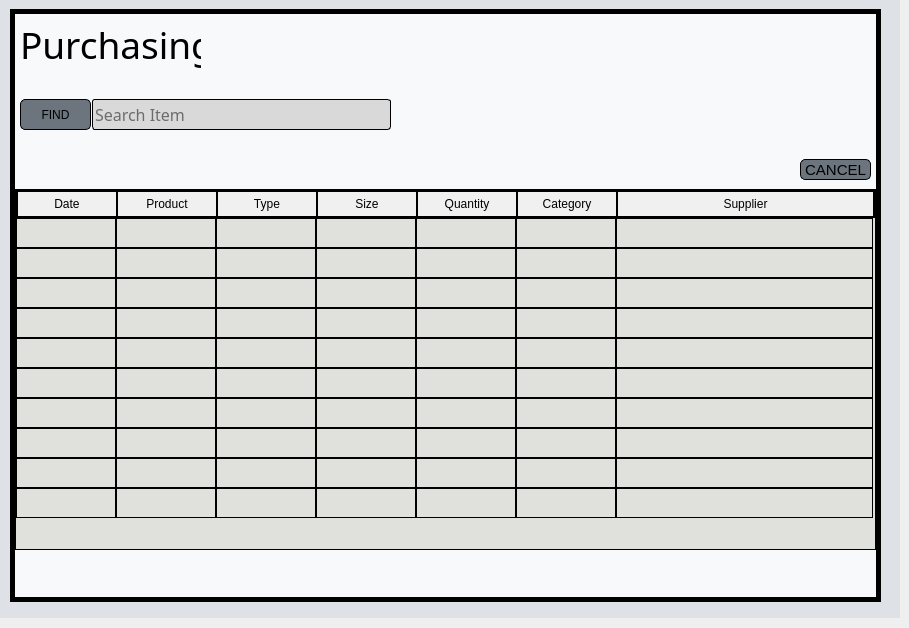
     <widget class="QWidget" name="purchasingAddStackedWidget">
      <widget class="QWidget" name="widget_28" native="true">
       <property name="geometry">
        <rect>
         <x>0</x>
         <y>-1</y>
         <width>900</width>
         <height>619</height>
        </rect>
       </property>
       <property name="styleSheet">
        <string notr="true">background-color: rgb(222, 226, 230);</string>
       </property>
       <widget class="QWidget" name="widget_29" native="true">
        <property name="geometry">
         <rect>
          <x>10</x>
          <y>10</y>
          <width>871</width>
          <height>593</height>
         </rect>
        </property>
        <property name="font">
         <font>
          <pointsize>12</pointsize>
         </font>
        </property>
        <property name="styleSheet">
         <string notr="true">background-color: rgb(248, 249, 250);
border:5px solid  ;</string>
        </property>
        <widget class="QLabel" name="dashboardLabel_31">
         <property name="geometry">
          <rect>
           <x>10</x>
           <y>10</y>
           <width>181</width>
           <height>51</height>
          </rect>
         </property>
         <property name="font">
          <font>
           <family>Segoe UI Light</family>
           <pointsize>28</pointsize>
          </font>
         </property>
         <property name="styleSheet">
          <string notr="true">border:none;</string>
         </property>
         <property name="text">
          <string>Purchasing</string>
         </property>
        </widget>
        <widget class="QTableWidget" name="addpurchaseTableWidget">
         <property name="enabled">
          <bool>true</bool>
         </property>
         <property name="geometry">
          <rect>
           <x>5</x>
           <y>180</y>
           <width>861</width>
           <height>361</height>
          </rect>
         </property>
         <property name="font">
          <font>
           <pointsize>11</pointsize>
          </font>
         </property>
         <property name="cursor" stdset="0">
          <cursorShape>PointingHandCursor</cursorShape>
         </property>
         <property name="focusPolicy">
          <enum>Qt::NoFocus</enum>
         </property>
         <property name="styleSheet">
          <string notr="true">QWidget{
border: 1px solid black;
background-color: #e0e1dd;

}
/* QTableWidget items (cells) */
QTableWidget::item {
    border:1px solid black;
}

/* QTableWidget headers */
QHeaderView::section {
    border: 1px solid black;
    background: rgb(240, 240, 240); /* Optional: Header background color */
    padding: 4px;
}

/* Vertical scrollbar */
QScrollBar:vertical {
    border: 2px solid black;
    background: rgb(52, 58, 64); /* Scrollbar background color */
    width: 13px;
    margin: 0px 0px 0px 0px;
}

QScrollBar::handle:vertical {
    background: #000000; /* Scrollbar handle color */
    border: 1px solid white;
    border-radius: 4px;
    min-height: 15px;
}

QScrollBar::add-line:vertical {
    background: #000000; /* Down button color */
    height: 20px;
    subcontrol-position: bottom;
    subcontrol-origin: margin;
}

QScrollBar::sub-line:vertical {
    background: #000000; /* Up button color */
    height: 20px;
    subcontrol-position: top;
    subcontrol-origin: margin;
}

QScrollBar::up-arrow:vertical, QScrollBar::down-arrow:vertical {
    border: 1px solid grey;
    width: 5px;
    height: 5px;
    background: white;
}

QScrollBar::add-page:vertical, QScrollBar::sub-page:vertical {
    background: none;
}

/* Horizontal scrollbar */
QScrollBar:horizontal {
    border: 2px solid black;
    background: rgb(52, 58, 64); /* Scrollbar background color */
    height: 13px;
    margin: 0px 0px 0px 0px;
}

QScrollBar::handle:horizontal {
    background: #000000; /* Scrollbar handle color */
    border: 1px solid white;
    border-radius: 4px;
    min-width: 20px;
}

QScrollBar::add-line:horizontal {
    background: #000000; /* Right button color */
    width: 20px;
    subcontrol-position: right;
    subcontrol-origin: margin;
}

QScrollBar::sub-line:horizontal {
    background: #000000; /* Left button color */
    width: 20px;
    subcontrol-position: left;
    subcontrol-origin: margin;
}

QScrollBar::left-arrow:horizontal, QScrollBar::right-arrow:horizontal {
    border: 1px solid grey;
    width: 3px;
    height: 3px;
    background: white;
}

QScrollBar::add-page:horizontal, QScrollBar::sub-page:horizontal {
    background: none;
}

</string>
         </property>
         <property name="editTriggers">
          <set>QAbstractItemView::DoubleClicked|QAbstractItemView::SelectedClicked</set>
         </property>
         <property name="tabKeyNavigation">
          <bool>false</bool>
         </property>
         <property name="showDropIndicator" stdset="0">
          <bool>false</bool>
         </property>
         <property name="dragDropOverwriteMode">
          <bool>false</bool>
         </property>
         <property name="selectionMode">
          <enum>QAbstractItemView::NoSelection</enum>
         </property>
         <property name="selectionBehavior">
          <enum>QAbstractItemView::SelectRows</enum>
         </property>
         <property name="verticalScrollMode">
          <enum>QAbstractItemView::ScrollPerItem</enum>
         </property>
         <property name="horizontalScrollMode">
          <enum>QAbstractItemView::ScrollPerPixel</enum>
         </property>
         <property name="showGrid">
          <bool>false</bool>
         </property>
         <property name="rowCount">
          <number>10</number>
         </property>
         <attribute name="horizontalHeaderShowSortIndicator" stdset="0">
          <bool>true</bool>
         </attribute>
         <attribute name="horizontalHeaderStretchLastSection">
          <bool>true</bool>
         </attribute>
         <attribute name="verticalHeaderVisible">
          <bool>false</bool>
         </attribute>
         <row/>
         <row/>
         <row/>
         <row/>
         <row/>
         <row/>
         <row/>
         <row/>
         <row/>
         <row/>
         <column>
          <property name="text">
           <string>Date</string>
          </property>
         </column>
         <column>
          <property name="text">
           <string>Product</string>
          </property>
         </column>
         <column>
          <property name="text">
           <string>Type</string>
          </property>
         </column>
         <column>
          <property name="text">
           <string>Size</string>
          </property>
         </column>
         <column>
          <property name="text">
           <string>Quantity</string>
          </property>
         </column>
         <column>
          <property name="text">
           <string>Category</string>
          </property>
         </column>
         <column>
          <property name="text">
           <string>Supplier</string>
          </property>
         </column>
        </widget>
        <widget class="QPushButton" name="findproduct">
         <property name="geometry">
          <rect>
           <x>10</x>
           <y>90</y>
           <width>71</width>
           <height>31</height>
          </rect>
         </property>
         <property name="cursor">
          <cursorShape>PointingHandCursor</cursorShape>
         </property>
         <property name="styleSheet">
          <string notr="true">QPushButton{
border:1px solid black;
border-radius: 5px;
background-color:rgb(108, 117, 125);
}
QPushButton:hover{
background-color:rgb(173, 181, 189);
}
QPushButton:pressed{
background-color:rgb(222, 226, 230);
}</string>
         </property>
         <property name="text">
          <string>FIND</string>
         </property>
        </widget>
        <widget class="QLineEdit" name="searchproduct">
         <property name="geometry">
          <rect>
           <x>82</x>
           <y>90</y>
           <width>299</width>
           <height>31</height>
          </rect>
         </property>
         <property name="font">
          <font>
           <family>Segoe UI Light</family>
           <pointsize>12</pointsize>
          </font>
         </property>
         <property name="styleSheet">
          <string notr="true">background-color: rgb(217, 217, 217);
border: 1px solid black;
Border-radius: 3px;</string>
         </property>
         <property name="placeholderText">
          <string>Search Item</string>
         </property>
        </widget>
        <widget class="QPushButton" name="cancelPurchaseButton">
         <property name="geometry">
          <rect>
           <x>790</x>
           <y>150</y>
           <width>71</width>
           <height>21</height>
          </rect>
         </property>
         <property name="font">
          <font>
           <pointsize>11</pointsize>
          </font>
         </property>
         <property name="cursor">
          <cursorShape>PointingHandCursor</cursorShape>
         </property>
         <property name="styleSheet">
          <string notr="true">QPushButton{
border:1px solid black;
border-radius: 5px;
background-color:rgb(108, 117, 125);
}
QPushButton:hover{
background-color:rgb(173, 181, 189);
}
QPushButton:pressed{
background-color:rgb(222, 226, 230);
}</string>
         </property>
         <property name="text">
          <string>CANCEL</string>
         </property>
        </widget>
       </widget>
      </widget>
     </widget>
